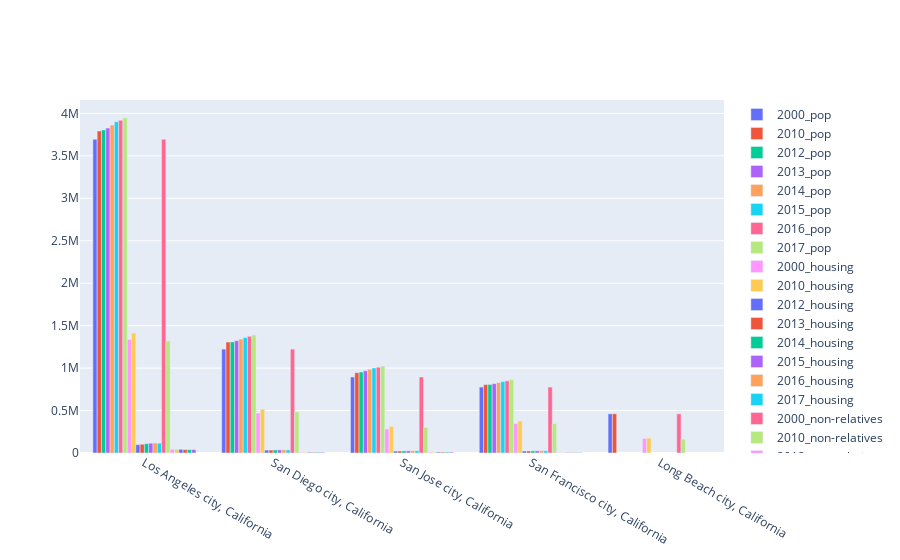

Notebook cell for this chart:
### Code cell
fig = go.Figure(data=[
    go.Bar(name='2000_pop', x=ca_join['City_Name'], y=ca_join['Total_Population_2000']),
    go.Bar(name='2010_pop', x=ca_join['City_Name'], y=ca_join['Total_Population_2010']),
    go.Bar(name='2012_pop', x=ca_join['City_Name'], y=ca_join['Total_Population_2012']),
    go.Bar(name='2013_pop', x=ca_join['City_Name'], y=ca_join['Total_Population_2013']),
    go.Bar(name='2014_pop', x=ca_join['City_Name'], y=ca_join['Total_Population_2014']),
    go.Bar(name='2015_pop', x=ca_join['City_Name'], y=ca_join['Total_Population_2015']),
    go.Bar(name='2016_pop', x=ca_join['City_Name'], y=ca_join['Total_Population_2016']),
    go.Bar(name='2017_pop', x=ca_join['City_Name'], y=ca_join['Total_Population_2017']),
    go.Bar(name='2000_housing', x=ca_join['City_Name'], y=ca_join['Total_Housing_2000']),
    go.Bar(name='2010_housing', x=ca_join['City_Name'], y=ca_join['Total_Housing_2010']),
    go.Bar(name='2012_housing', x=ca_join['City_Name'], y=ca_join['Total_Housing_2012']),
    go.Bar(name='2013_housing', x=ca_join['City_Name'], y=ca_join['Total_Housing_2013']),
    go.Bar(name='2014_housing', x=ca_join['City_Name'], y=ca_join['Total_Housing_2014']),
    go.Bar(name='2015_housing', x=ca_join['City_Name'], y=ca_join['Total_Housing_2015']),
    go.Bar(name='2016_housing', x=ca_join['City_Name'], y=ca_join['Total_Housing_2016']),
    go.Bar(name='2017_housing', x=ca_join['City_Name'], y=ca_join['Total_Housing_2017']),
    go.Bar(name='2000_non-relatives', x=ca_join['City_Name'], y=ca_join['Presence_of_Non-Relatives_2000']),
    go.Bar(name='2010_non-relatives', x=ca_join['City_Name'], y=ca_join['Presence_of_Non-Relatives_2010']),
    go.Bar(name='2012_non-relatives', x=ca_join['City_Name'], y=ca_join['Presence_of_Non-Relatives_2012']),
    go.Bar(name='2013_non-relatives', x=ca_join['City_Name'], y=ca_join['Presence_of_Non-Relatives_2013']),
    go.Bar(name='2014_non-relatives', x=ca_join['City_Name'], y=ca_join['Presence_of_Non-Relatives_2014']),
    go.Bar(name='2015_non-relatives', x=ca_join['City_Name'], y=ca_join['Presence_of_Non-Relatives_2015']),
    go.Bar(name='2016_non-relatives', x=ca_join['City_Name'], y=ca_join['Presence_of_Non-Relatives_2016']),
    go.Bar(name='2017_non-relatives', x=ca_join['City_Name'], y=ca_join['Presence_of_Non-Relatives_2017']),
])
fig.update_layout(barmode='group')
fig.show()

### Figure 1 — Plotly figure (JSON) as saved in the notebook; plotly's stock layout.template omitted (floating-point values rounded to 4 significant figures)
{"data": [{"name": "2000_pop", "type": "bar", "x": ["Los Angeles city, California", "San Diego city, California", "San Jose city, California", "San Francisco city, California", "Long Beach city, California"], "y": [3694820, 1223400, 894943, 776733, 461522]}, {"name": "2010_pop", "type": "bar", "x": ["Los Angeles city, California", "San Diego city, California", "San Jose city, California", "San Francisco city, California", "Long Beach city, California"], "y": [3792621, 1307402, 945942, 805235, 462257]}, {"name": "2012_pop", "type": "bar", "x": ["Los Angeles city, California", "San Diego city, California", "San Jose city, California", "San Francisco city, California", "Long Beach city, California"], "y": [3804503, 1308619, 954379, 807755, null]}, {"name": "2013_pop", "type": "bar", "x": ["Los Angeles city, California", "San Diego city, California", "San Jose city, California", "San Francisco city, California", "Long Beach city, California"], "y": [3827261, 1322838, 968903, 817501, null]}, {"name": "2014_pop", "type": "bar", "x": ["Los Angeles city, California", "San Diego city, California", "San Jose city, California", "San Francisco city, California", "Long Beach city, California"], "y": [3862210, 1341510, 986320, 829072, null]}, {"name": "2015_pop", "type": "bar", "x": ["Los Angeles city, California", "San Diego city, California", "San Jose city, California", "San Francisco city, California", "Long Beach city, California"], "y": [3900794, 1359791, 1000860, 840763, null]}, {"name": "2016_pop", "type": "bar", "x": ["Los Angeles city, California", "San Diego city, California", "San Jose city, California", "San Francisco city, California", "Long Beach city, California"], "y": [3918872, 1374812, 1009363, 850282, null]}, {"name": "2017_pop", "type": "bar", "x": ["Los Angeles city, California", "San Diego city, California", "San Jose city, California", "San Francisco city, California", "Long Beach city, California"], "y": [3949776, 1390966, 1023031, 864263, null]}, {"name": "2000_housing", "type": "bar", "x": ["Los Angeles city, California", "San Diego city, California", "San Jose city, California", "San Francisco city, California", "Long Beach city, California"], "y": ["1337706", "469689", "281841", "346527", "171632"]}, {"name": "2010_housing", "type": "bar", "x": ["Los Angeles city, California", "San Diego city, California", "San Jose city, California", "San Francisco city, California", "Long Beach city, California"], "y": [1413995, 516033, 314038, 376942, 176032]}, {"name": "2012_housing", "type": "bar", "x": ["Los Angeles city, California", "San Diego city, California", "San Jose city, California", "San Francisco city, California", "Long Beach city, California"], "y": [97760, 34361, 22425, 22906, null]}, {"name": "2013_housing", "type": "bar", "x": ["Los Angeles city, California", "San Diego city, California", "San Jose city, California", "San Francisco city, California", "Long Beach city, California"], "y": [103125, 34964, 23406, 23782, null]}, {"name": "2014_housing", "type": "bar", "x": ["Los Angeles city, California", "San Diego city, California", "San Jose city, California", "San Francisco city, California", "Long Beach city, California"], "y": [109784, 36075, 24669, 24847, null]}, {"name": "2015_housing", "type": "bar", "x": ["Los Angeles city, California", "San Diego city, California", "San Jose city, California", "San Francisco city, California", "Long Beach city, California"], "y": [115548, 36895, 25647, 25790, null]}, {"name": "2016_housing", "type": "bar", "x": ["Los Angeles city, California", "San Diego city, California", "San Jose city, California", "San Francisco city, California", "Long Beach city, California"], "y": [117861, 36884, 26125, 26388, null]}, {"name": "2017_housing", "type": "bar", "x": ["Los Angeles city, California", "San Diego city, California", "San Jose city, California", "San Francisco city, California", "Long Beach city, California"], "y": [115400, 36377, 25882, 26142, null]}, {"name": "2000_non-relatives", "type": "bar", "x": ["Los Angeles city, California", "San Diego city, California", "San Jose city, California", "San Francisco city, California", "Long Beach city, California"], "y": ["3694820", "1223400", "894943", "776733", "461522"]}, {"name": "2010_non-relatives", "type": "bar", "x": ["Los Angeles city, California", "San Diego city, California", "San Jose city, California", "San Francisco city, California", "Long Beach city, California"], "y": [1318168, 483092, 301366, 345811, 163531]}, {"name": "2012_non-relatives", "type": "bar", "x": ["Los Angeles city, California", "San Diego city, California", "San Jose city, California", "San Francisco city, California", "Long Beach city, California"], "y": [44782, 8572, 9872, 5258, null]}, {"name": "2013_non-relatives", "type": "bar", "x": ["Los Angeles city, California", "San Diego city, California", "San Jose city, California", "San Francisco city, California", "Long Beach city, California"], "y": [43910, 9083, 10197, 4928, null]}, {"name": "2014_non-relatives", "type": "bar", "x": ["Los Angeles city, California", "San Diego city, California", "San Jose city, California", "San Francisco city, California", "Long Beach city, California"], "y": [43217, 8862, 10816, 5531, null]}, {"name": "2015_non-relatives", "type": "bar", "x": ["Los Angeles city, California", "San Diego city, California", "San Jose city, California", "San Francisco city, California", "Long Beach city, California"], "y": [40218, 8180, 10638, 5793, null]}, {"name": "2016_non-relatives", "type": "bar", "x": ["Los Angeles city, California", "San Diego city, California", "San Jose city, California", "San Francisco city, California", "Long Beach city, California"], "y": [39675, 8124, 10400, 5346, null]}, {"name": "2017_non-relatives", "type": "bar", "x": ["Los Angeles city, California", "San Diego city, California", "San Jose city, California", "San Francisco city, California", "Long Beach city, California"], "y": [40048, 8207, 10586, 5258, null]}], "layout": {"barmode": "group"}}
